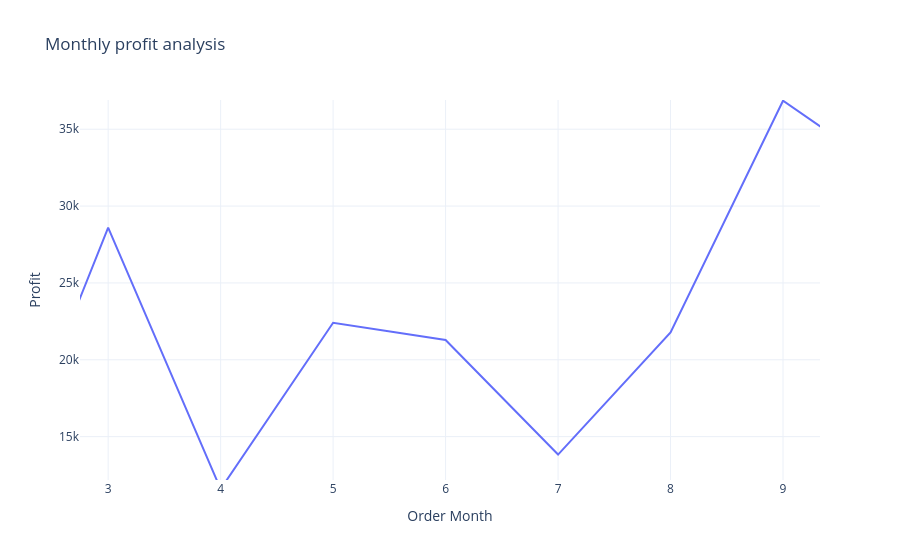

Notebook source saved alongside this figure:
### Code cell
fig = px. line(profit_by_month, x = 'Order Month', y ='Profit', title = 'Monthly profit analysis')

fig. show()

### Figure 1 — Plotly figure (JSON) as saved in the notebook; plotly's stock layout.template omitted (floating-point values rounded to 4 significant figures)
{"data": [{"hovertemplate": "Order Month=%{x}<br>Profit=%{y}<extra></extra>", "legendgroup": "", "line": {"color": "#636efa", "dash": "solid"}, "marker": {"symbol": "circle"}, "mode": "lines", "name": "", "orientation": "v", "showlegend": false, "type": "scatter", "x": [1, 2, 3, 4, 5, 6, 7, 8, 9, 10, 11, 12], "xaxis": "x", "y": [9134.0, 10290.0, 28590.0, 11590.0, 22410.0, 21290.0, 13830.0, 21780.0, 36860.0, 31780.0, 35470.0, 43370.0], "yaxis": "y"}], "layout": {"autosize": true, "dragmode": "zoom", "legend": {"tracegroupgap": 0}, "title": {"text": "Monthly profit analysis"}, "xaxis": {"anchor": "y", "autorange": false, "domain": [0, 1], "range": [2.75, 9.329], "title": {"text": "Order Month"}, "type": "linear"}, "yaxis": {"anchor": "x", "autorange": false, "domain": [0, 1], "range": [12180.0, 36900.0], "title": {"text": "Profit"}, "type": "linear"}}}
